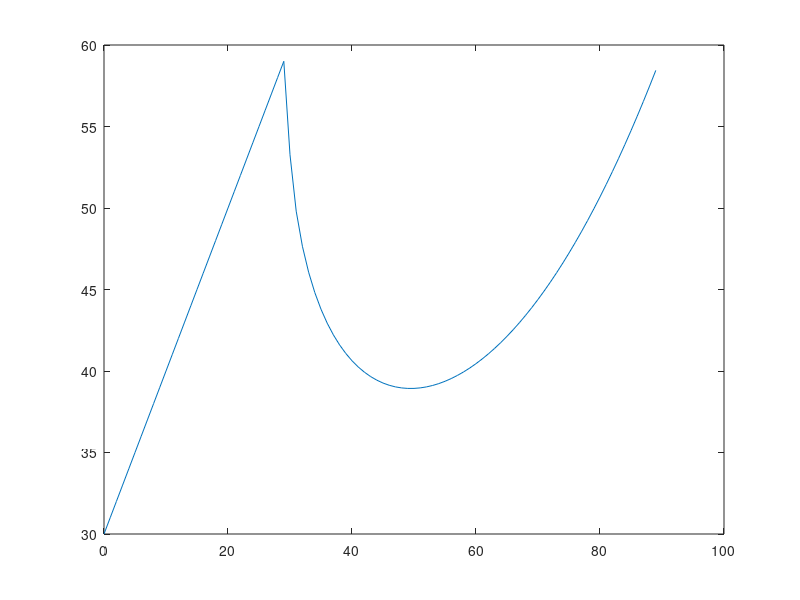

MATLAB code for this plot:
%pedrotti 3-6

A= 60*pi/180
theta_1 = (-1/90)*(pi/2);
n = 1.52;
for i= 1:1:90
    theta_1 = theta_1 + (1/90)*(pi/2);
    t(i)=theta_1;
    theta_1p = asin(sin(theta_1)/n);
    delta_1 = theta_1 - theta_1p;
    theta_2p = A-theta_1p;
    theta_2=asin(n*sin(theta_2p));
    delta(i) = theta_1+theta_2-theta_1p-theta_2p;
end
plot(t*180/pi,delta*180/pi)

%region of validity of result may not include entire input angle span